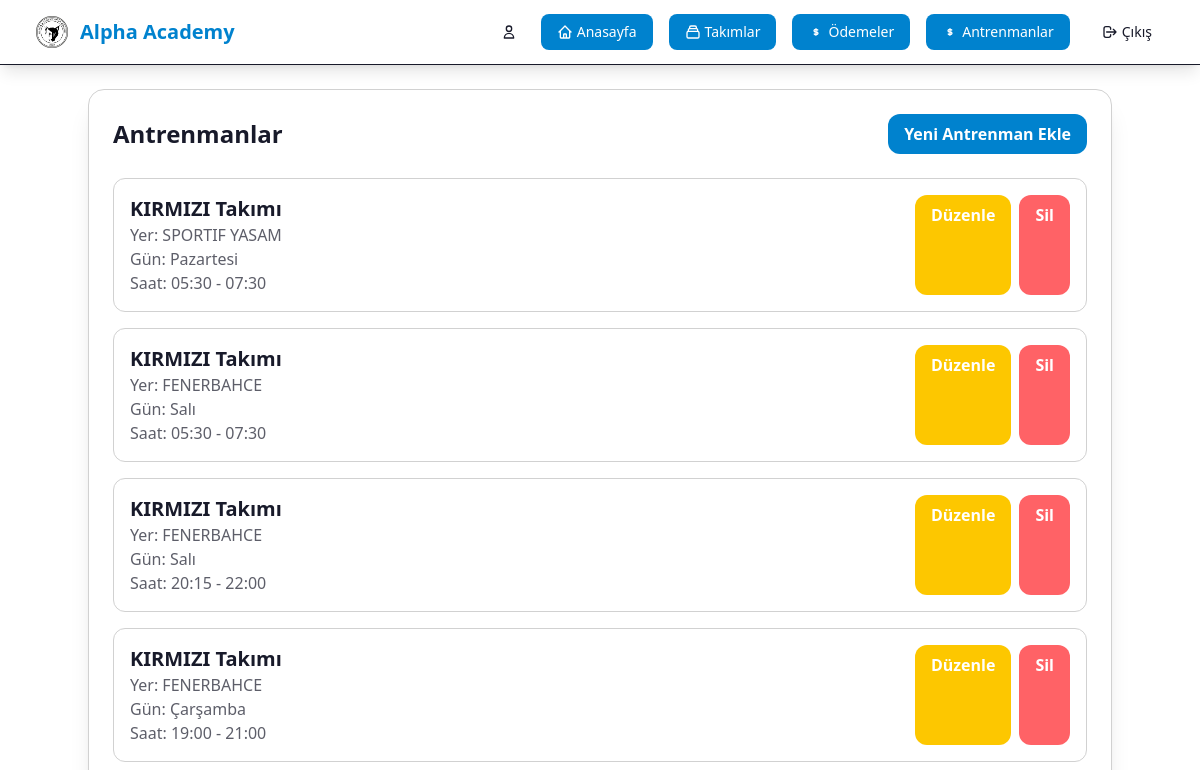
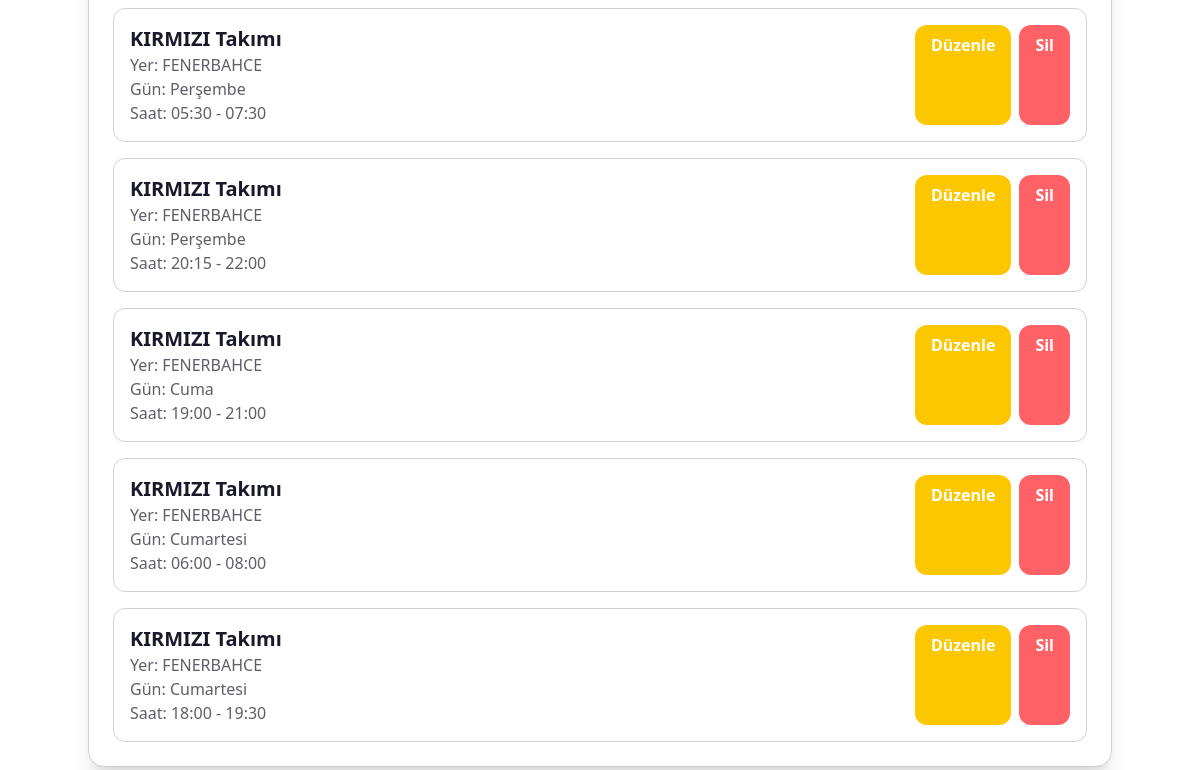
Before: /teams/trainings/ (signed in) with the older database file (2 pictures, top to bottom).
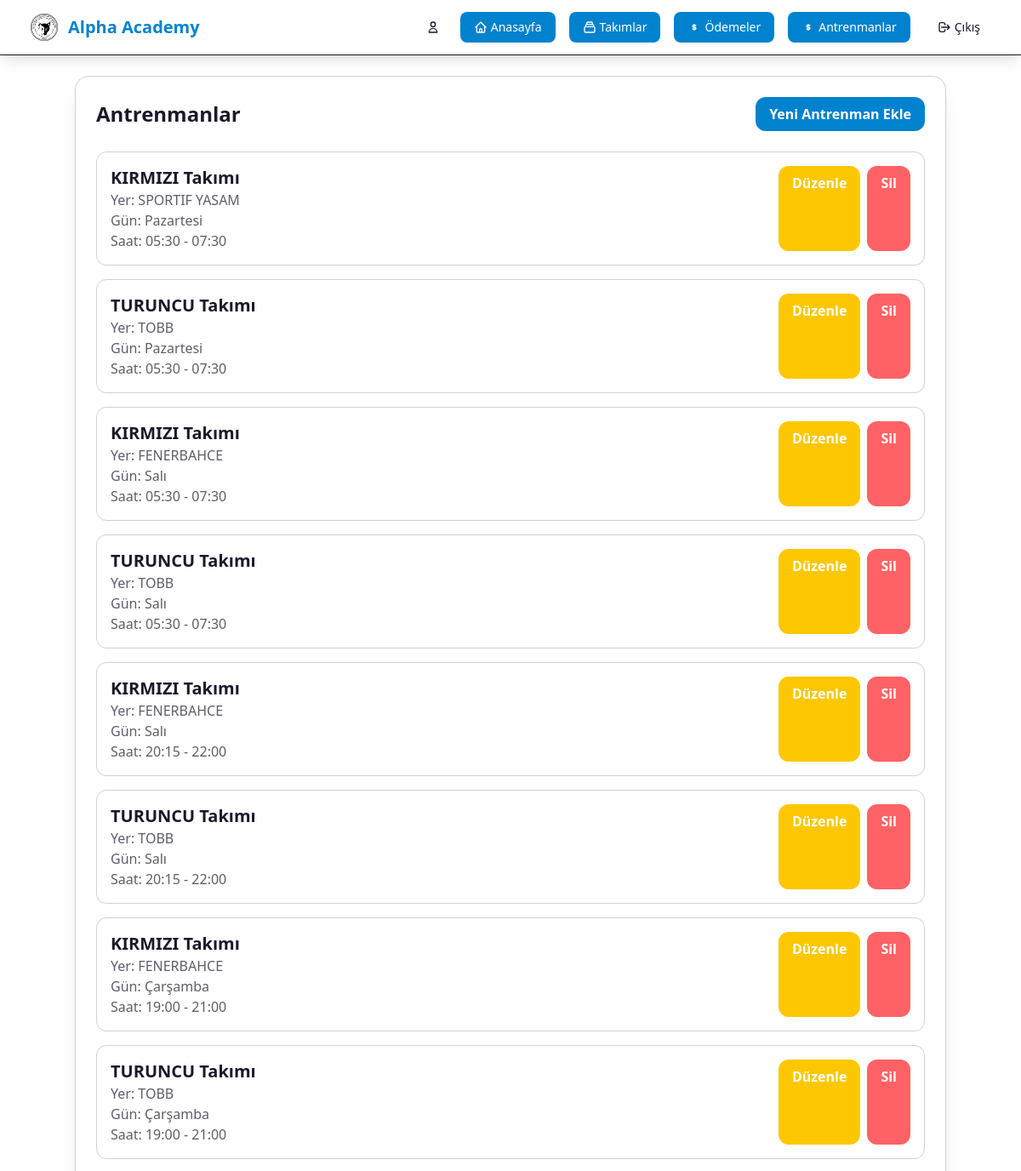
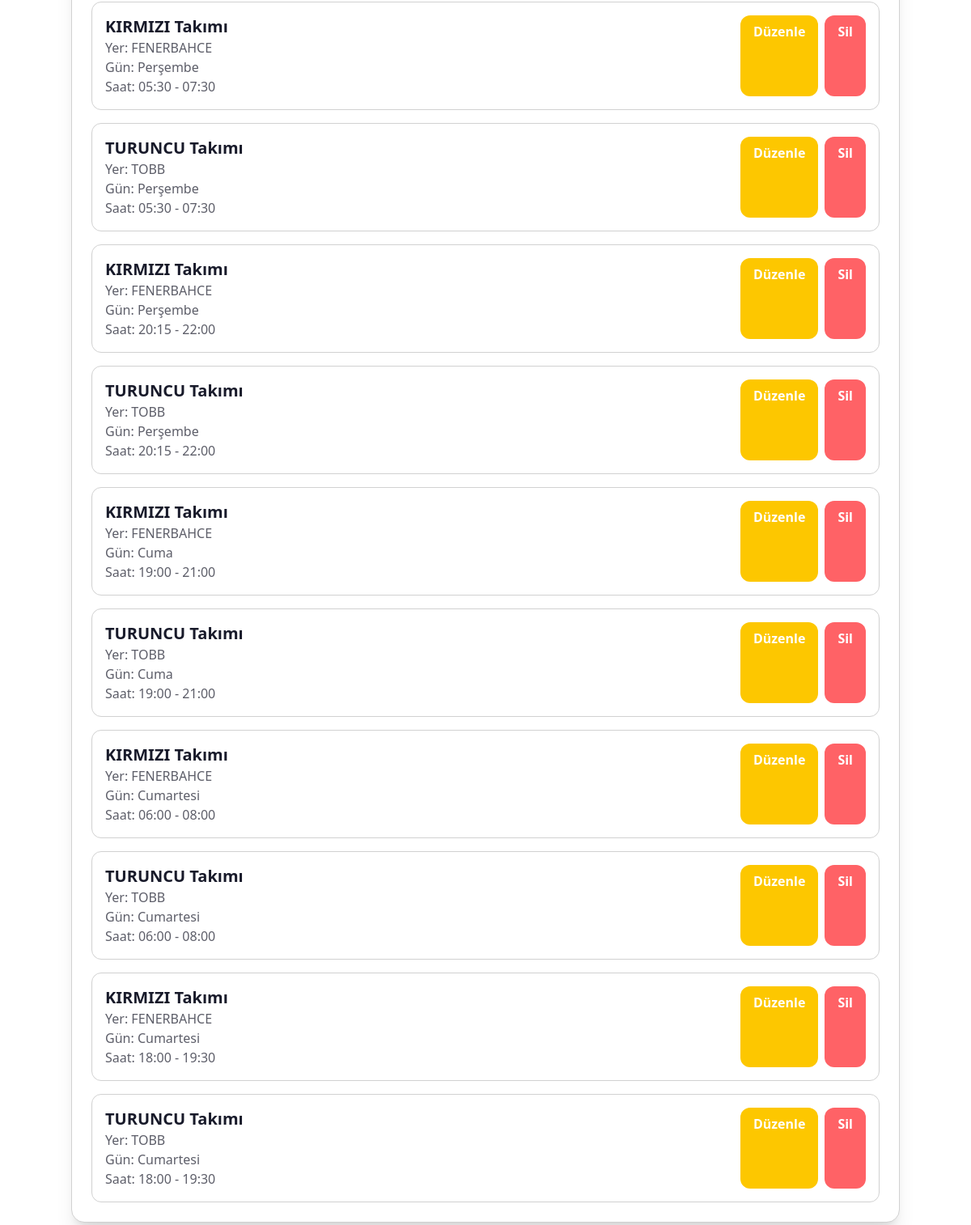
After: the same page with the newer database file (2 pictures, top to bottom).
### team/models.py (models this page shows, shortened)
class Training (models.Model):
    LOCATIONS = [
            ('TOBB', 'TOBB'),
            ('AYTEN SABAN', 'AYTEN SABAN'),
            ('SPORTIF YASAM', 'SPORTIF YASAM'),
            ('FENERBAHCE', 'FENERBAHCE'),
            ('Diğer', 'Diğer'),]
    DAYS_OF_WEEK = [
            (1, 'Pazartesi'),
            (2, 'Salı'),
            (3, 'Çarşamba'),
            (4, 'Perşembe'),
            (5, 'Cuma'),
            (6, 'Cumartesi'),
            (7, 'Pazar'),
        ]
    """
    Model for team training sessions
    """
    team = models.ForeignKey(Team, on_delete=models.CASCADE, related_name='trainings', verbose_name='Takım')
    day_of_week = models.IntegerField(verbose_name='Gün', choices=DAYS_OF_WEEK)  # 0=Monday, 6=Sunday
    time = models.TimeField(verbose_name='Saat')
    end_time = models.TimeField(verbose_name='Bitiş Saati', blank=True, null=True)
    location = models.CharField(max_length=200, verbose_name='Lokasyon',
                                choices=LOCATIONS)
    trainer = models.ForeignKey(settings.AUTH_USER_MODEL, on_delete=models.SET_NULL, null=True, blank=True, related_name='trainings', verbose_name='Antrenör')
    notes = models.TextField(blank=True, null=True, verbose_name='Notlar')
    created_at = models.DateTimeField(auto_now_add=True)
    updated_at = models.DateTimeField(auto_now=True)
    class Meta:
        verbose_name = 'Antrenman'
        verbose_name_plural = 'Antrenmanlar'
        ordering = ['-day_of_week', 'time']

class Team(models.Model):
    name = models.CharField(max_length=100, verbose_name='Takım Adı')
    description = models.TextField(blank=True, null=True, verbose_name='Açıklama')
    logo = models.ImageField(upload_to='team_logos/', blank=True, null=True, verbose_name='Logo')
    founded_date = models.DateField(blank=True, null=True, verbose_name='Kuruluş Tarihi')
    created_at = models.DateTimeField(auto_now_add=True)
    updated_at = models.DateTimeField(auto_now=True)
    class Meta:
        verbose_name = 'Takım'
        verbose_name_plural = 'Takımlar'
        ordering = ['name']

### team/views.py (the view)
# urls.py: path("trainings/", TrainingListAPIView.as_view(), name="training_list"),
@login_required
@staff_member_required
def training_list(request):
    trainings = Training.objects.select_related('team').order_by('day_of_week', 'time')
    context = {
        'trainings': trainings,
        'title': 'Antrenmanlar'
    }
    return render(request, 'team/training_list.html', context)

### team/templates/team/training_list.html (shortened to what this page needs)
{% extends "user/base.html" %}
{% load static %}
{% block content %}
    <div class="max-w-5xl mx-auto bg-base-100 rounded-2xl shadow-xl p-6 border border-base-300">
        <div class="flex items-center justify-between mb-6">
            <h2 class="text-2xl font-bold">Antrenmanlar</h2>
            <a href="{% url 'team:training_create' %}" class="bg-primary text-primary-content font-bold py-2 px-4 rounded-xl hover:bg-primary-focus transition-all duration-300">Yeni Antrenman Ekle</a>
        </div>
        <div class="space-y-4">
            {% for training in trainings %}
                <div class="p-4 border border-base-300 rounded-xl hover:shadow-lg transition-all duration-300">
                    <div class="flex items  justify-between">
                        <div>
                            <h3 class="text-xl font-bold">{{ training.team.name }} Takımı</h3>
                            <p class="text-base-content/70">Yer: {{ training.location }}</p>
                            <p class="text-base-content/70">Gün: {{ training.get_day_of_week_display }}</p>
                            <p class="text-base-content/70">Saat: {{ training.time|time:"H:i" }}{% if training.end_time %} - {{ training.end_time|time:"H:i" }}{% endif %}</p>
                        </div>
                        <div class="flex space-x-2">
                            <a href="{% url 'team:training_update' training.id %}" class="bg-warning text-white font-bold py-2 px-4 rounded-xl hover:bg-warning transition-all duration-300">Düzenle</a>
                            <a href="{% url 'team:training_delete' training.id %}" class="bg-error text-white font-bold py-2 px-4 rounded-xl hover:bg-error transition-all duration-300">Sil</a>
                        </div>
                    </div>
                </div>
            {% empty %}
                <p class="text-base-content/70">Henüz antrenman eklenmemiş.</p>
            {% endfor %}
        </div>
    </div>
{% endblock %}

### user/templates/user/base.html (shortened to what this page needs)
{% load static %}
<!DOCTYPE html>
<html lang="tr" data-theme="synthwave">
<head>
    <link rel="stylesheet" href="{% static 'css/output.css' %}">
</head>
<body class="bg-linear-to-br from-secondary-50 via-white to-secondary-100 min-h-screen">
    <nav class="bg-white/80 backdrop-blur-md shadow-lg border-b border-secondary-200 sticky top-0 z-50">
        <div class="max-w-7xl mx-auto px-4 sm:px-6 lg:px-8">
            <div class="flex justify-between items-center h-16">
                <div class="flex items-center shrink-0">
                    <a href="{% url 'user:home' %}" class="flex items-center space-x-2 text-primary font-bold text-lg sm:text-xl hover:text-primary transition-colors">
                        <div class="w-10 h-10 rounded-lg flex items-center justify-center">
                            <img src="/media/landing/fk1.png" alt="Logo" class="w-8 h-8">
                        </div>
                        <span class="hidden sm:inline">Alpha Academy</span>
                    </a>
                </div>
                <div class="nav-menu hidden md:flex items-center space-x-2 lg:space-x-4">
                    {% if user.is_authenticated %}
                        <div class="hidden lg:flex items-center space-x-2 text-secondary-700 text-sm">
                            <svg class="w-4 h-4" fill="none" stroke="currentColor" viewBox="0 0 24 24">
                                <path stroke-linecap="round" stroke-linejoin="round" stroke-width="2" d="M16 7a4 4 0 11-8 0 4 4 0 018 0zM12 14a7 7 0 00-7 7h14a7 7 0 00-7-7z"></path>
                            </svg>
                        </div>
                        <a href="{% url 'user:home' %}" class="bg-primary text-primary-content hover:bg-primary/90 px-3 lg:px-4 py-2 rounded-lg text-xs lg:text-sm font-medium transition-colors flex items-center space-x-1 whitespace-nowrap">
                            <svg class="w-4 h-4" fill="none" stroke="currentColor" viewBox="0 0 24 24">
                                <path stroke-linecap="round" stroke-linejoin="round" stroke-width="2" d="M3 12l2-2m0 0l7-7 7 7M5 10v10a1 1 0 001 1h3m10-11l2 2m-2-2v10a1 1 0 01-1 1h-3m-6 0a1 1 0 001-1v-4a1 1 0 011-1h2a1 1 0 011 1v4a1 1 0 001 1m-6 0h6"></path>
                            </svg>
                            <span class="hidden sm:inline">Anasayfa</span>
                        </a>
                        {% if user.is_staff %}
                        <a href="{% url 'team:list' %}" class="bg-primary text-primary-content hover:bg-primary/90 px-3 lg:px-4 py-2 rounded-lg text-xs lg:text-sm font-medium transition-colors flex items-center space-x-1 whitespace-nowrap">
                            <svg class="w-4 h-4" fill="none" stroke="currentColor" viewBox="0 0 24 24">
                                <path stroke-linecap="round" stroke-linejoin="round" stroke-width="2" d="M19 11H5m14 0a2 2 0 012 2v6a2 2 0 01-2 2H5a2 2 0 01-2-2v-6a2 2 0 012-2m14 0V9a2 2 0 00-2-2M5 11V9a2 2 0 012-2m0 0V5a2 2 0 012-2h6a2 2 0 012 2v2M7 7h10"></path>
                            </svg>
                            <span class="hidden sm:inline">Takımlar</span>
                        </a>
                        <a href="{% url 'team:payment_list' %}" class="bg-primary text-primary-content hover:bg-primary/90 px-3 lg:px-4 py-2 rounded-lg text-xs lg:text-sm font-medium transition-colors flex items-center space-x-1 whitespace-nowrap">
                            <svg class="w-4 h-4" fill="none" stroke="currentColor" viewBox="0 0 24 24">
                                <path stroke-linecap="round" stroke-linejoin="round" stroke-width="2" d="M12 8c-1.657 0-3 .895-3 2s1.343 2 3 2 3 .895 3 2-1.343 2-3 2m0-8c1.11 0 2.08.402 2.599 1M12 8V7m0 1v8m0 0v1m0-1c-1.11 0-2.08-.402-2.599-1"></path>
                            </svg>
                            <span class="hidden sm:inline">Ödemeler</span>
                        </a>
                        <a href="{% url 'team:training_weekly' %}" class="bg-primary text-primary-content hover:bg-primary/90 px-3 lg:px-4 py-2 rounded-lg text-xs lg:text-sm font-medium transition-colors flex items-center space-x-1 whitespace-nowrap">
                            <svg class="w-4 h-4" fill="none" stroke="currentColor" viewBox="0 0 24 24">
                                <path stroke-linecap="round" stroke-linejoin="round" stroke-width="2" d="M12 8c-1.657 0-3 .895-3 2s1.343 2 3 2 3 .895 3 2-1.343 2-3 2m0-8c1.11 0 2.08.402 2.599 1M12 8V7m0 1v8m0 0v1m0-1c-1.11 0-2.08-.402-2.599-1"></path>
                            </svg>
                            <span class="hidden sm:inline">Antrenmanlar</span>
                        </a>
                        {% endif %}
                        <a href="{% url 'user:logout' %}" class="bg-secondary-100 text-secondary-700 hover:bg-secondary-200 px-3 lg:px-4 py-2 rounded-lg text-xs lg:text-sm font-medium transition-colors flex items-center space-x-1 whitespace-nowrap">
                            <svg class="w-4 h-4" fill="none" stroke="currentColor" viewBox="0 0 24 24">
                                <path stroke-linecap="round" stroke-linejoin="round" stroke-width="2" d="M17 16l4-4m0 0l-4-4m4 4H7m6 4v1a3 3 0 01-3 3H6a3 3 0 01-3-3V7a3 3 0 013-3h4a3 3 0 013 3v1"></path>
                            </svg>
                            <span class="hidden sm:inline">Çıkış</span>
                        </a>
                    {% endif %}
                </div>
            </div>
        </div>
    </nav>
    <div class="max-w-7xl mx-auto py-4 sm:py-6 px-4 sm:px-6 lg:px-8">
        {% block content %}{% endblock %}
    </div>
</body>
</html>

Changed rows visible on the page:
added Training: team.name "TURUNCU", location "TOBB", day_of_week "Pazartesi", time "05:30", end_time "07:30"
added Training: team.name "TURUNCU", location "TOBB", day_of_week "Salı", time "05:30", end_time "07:30"
added Training: team.name "TURUNCU", location "TOBB", day_of_week "Salı", time "20:15", end_time "22:00"
added Training: team.name "TURUNCU", location "TOBB", day_of_week "Çarşamba", time "19:00", end_time "21:00"
added Training: team.name "TURUNCU", location "TOBB", day_of_week "Perşembe", time "05:30", end_time "07:30"
added Training: team.name "TURUNCU", location "TOBB", day_of_week "Perşembe", time "20:15", end_time "22:00"
added Training: team.name "TURUNCU", location "TOBB", day_of_week "Cuma", time "19:00", end_time "21:00"
added Training: team.name "TURUNCU", location "TOBB", day_of_week "Cumartesi", time "06:00", end_time "08:00"
added Training: team.name "TURUNCU", location "TOBB", day_of_week "Cumartesi", time "18:00", end_time "19:30"
